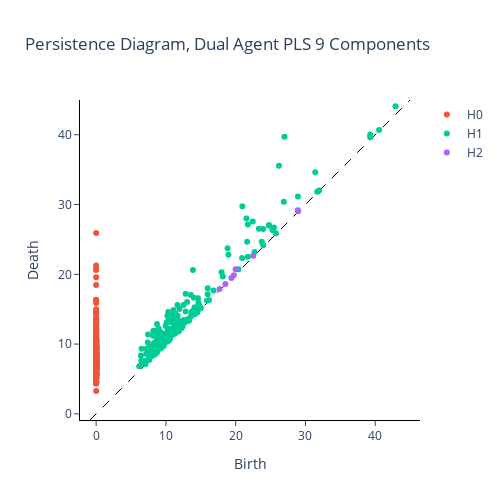

Notebook cell for this chart:
### Code cell
diagrams_pls = compute_persistence_diagrams(
    [pls_transformed_X[9]], homology_dimensions=(0, 1, 2)
)

fig = plot_diagram(diagrams_pls[0])

fig.update_layout(title="Persistence Diagram, Dual Agent PLS 9 Components")

### Figure 1 — Plotly figure (JSON) as saved in the notebook; plotly's stock layout.template omitted (floating-point values rounded to 4 significant figures; data arrays with more than 128 entries replaced by an {"elided": "..."} marker saying what was removed)
{"data": [{"hoverinfo": "none", "line": {"color": "black", "dash": "dash", "width": 1}, "mode": "lines", "showlegend": false, "type": "scatter", "x": [-0.882, 44.98], "y": [-0.882, 44.98]}, {"hoverinfo": "text", "hovertext": {"elided": "399 str values"}, "mode": "markers", "name": "H0", "type": "scatter", "x": {"elided": "399 int values"}, "y": {"elided": "399 float values"}}, {"hoverinfo": "text", "hovertext": {"elided": "202 str values"}, "mode": "markers", "name": "H1", "type": "scatter", "x": {"elided": "202 float values"}, "y": {"elided": "202 float values"}}, {"hoverinfo": "text", "hovertext": ["(28.94953727722168, 29.039514541625977)", "(28.897920608520508, 29.195323944091797)", "(22.5244140625, 22.66320037841797)", "(19.98320198059082, 20.721189498901367)", "(19.726993560791016, 19.854446411132812)", "(19.395761489868164, 19.483991622924805)", "(18.516679763793945, 18.61058807373047)", "(17.674175262451172, 17.89381217956543)"], "mode": "markers", "name": "H2", "type": "scatter", "x": [28.95, 28.9, 22.52, 19.98, 19.73, 19.4, 18.52, 17.67], "y": [29.04, 29.2, 22.66, 20.72, 19.85, 19.48, 18.61, 17.89]}], "layout": {"height": 500, "plot_bgcolor": "white", "title": {"text": "Persistence Diagram, Dual Agent PLS 9 Components"}, "width": 500, "xaxis": {"autorange": false, "exponentformat": "e", "linecolor": "black", "linewidth": 1, "mirror": false, "range": [-0.882, 44.98], "showexponent": "all", "showline": true, "side": "bottom", "ticks": "outside", "title": {"text": "Birth"}, "type": "linear", "zeroline": true}, "yaxis": {"autorange": false, "exponentformat": "e", "linecolor": "black", "linewidth": 1, "mirror": false, "range": [-0.882, 44.98], "scaleanchor": "x", "scaleratio": 1, "showexponent": "all", "showline": true, "side": "left", "ticks": "outside", "title": {"text": "Death"}, "type": "linear", "zeroline": true}}}
